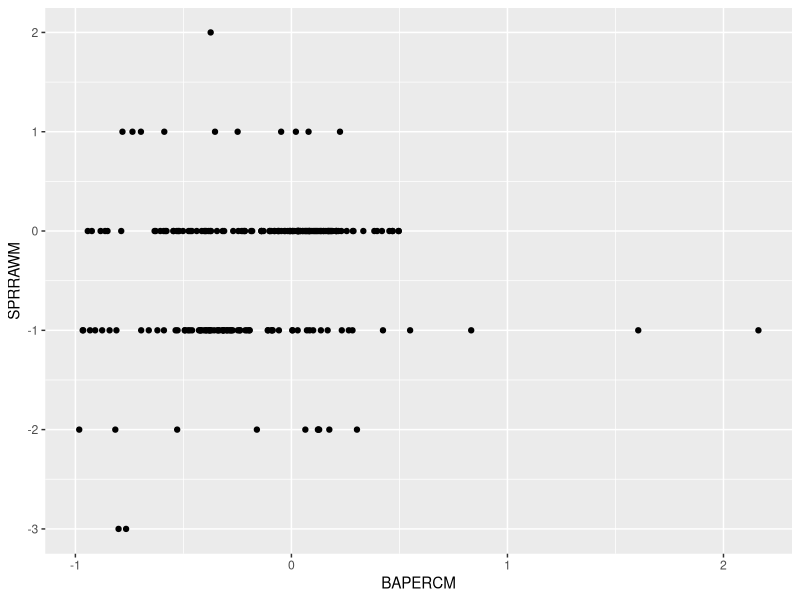
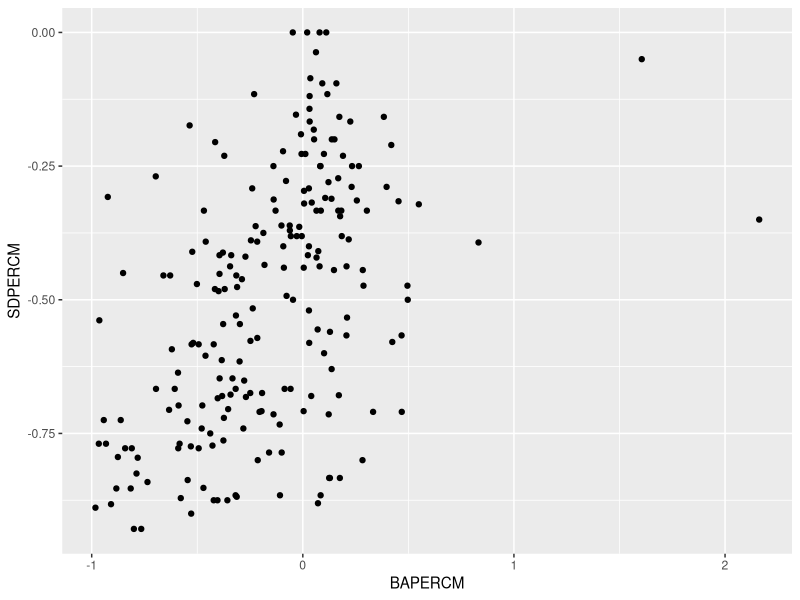

Write R code to recreate these figures, in order.
#plot of woody species richness over gradient

setwd("C:/Users/Phil/Dropbox/Work/Active projects/Forest collapse/Denny_collapse/Data")
Plots<-read.csv("Denny_plots.csv")

library(ggplot2)

head(Plots)

ggplot(Plots,aes(x=BAPERCM,y=SPRRAWM))+geom_point()

ggplot(Plots,aes(x=BAPERCM,y=SDPERCM))+geom_point()
